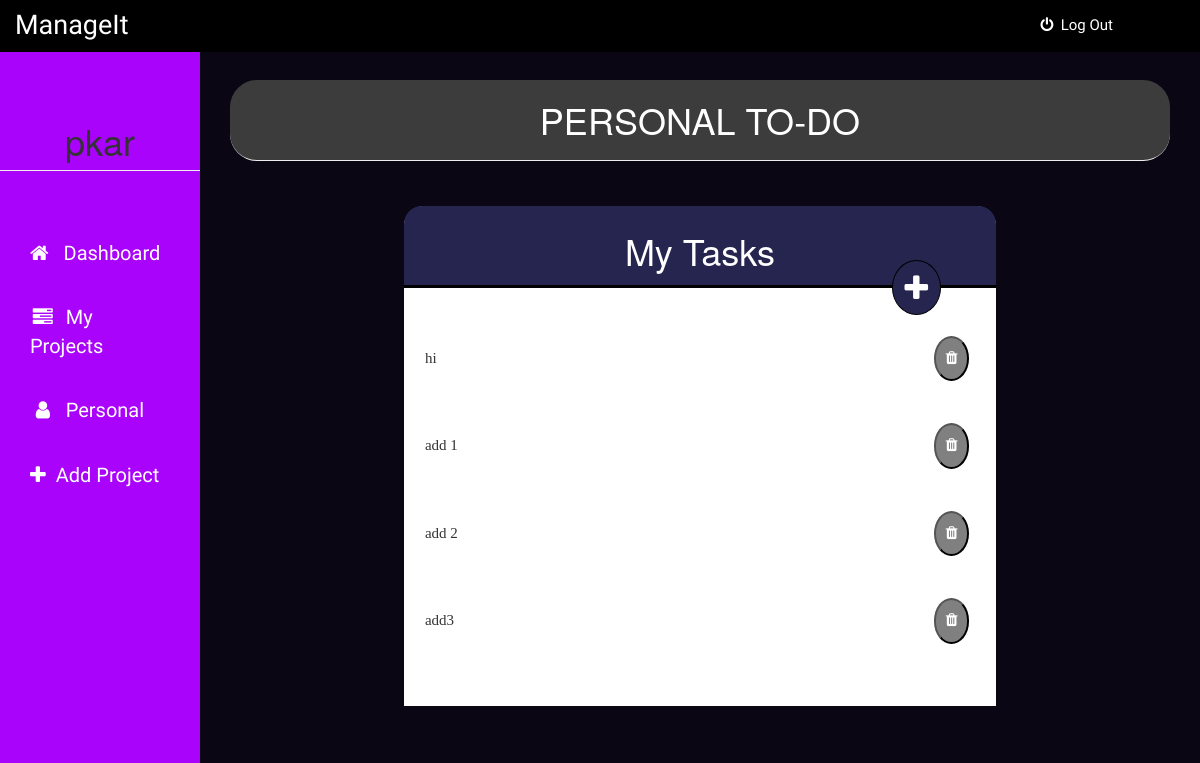
Page /personaltask (signed in) on the committed database.
### app.py (models this page shows)
class User(UserMixin, db.Model):
    id = db.Column(db.Integer, primary_key=True)
    username = db.Column(db.String(15), unique=True)
    email = db.Column(db.String(50), unique=True)
    password = db.Column(db.String(80))

class PersonalTask(UserMixin, db.Model):
    id = db.Column(db.Integer, primary_key=True)
    userid = db.Column(db.Integer)
    task = db.Column(db.String(1500))

### app.py (the view)
@app.route('/personaltask', methods=['GET', 'POST'])
@login_required
def personaltask():
    form = AddTaskForm()
    if form.task.data!=None:
        new_task = PersonalTask(userid=current_user.id, task=form.task.data)
        db.session.add(new_task)
        db.session.commit()
        flash('TASK ADDED!')
        return redirect(url_for('personaltask'))
    tasks = PersonalTask.query.filter_by(userid=current_user.id)
    return render_template('personaltask.html', tasks=tasks, form=form, name=current_user.username)

### app.py (called while the page is built)
@login_manager.user_loader
def load_user(user_id):
    return User.query.get(int(user_id))

### templates/personaltask.html (shortened to what this page needs)
{% extends "bootstrap/base.html" %}
{% import "bootstrap/wtf.html" as wtf %}
{% block styles %}
{{super()}}
<link rel="stylesheet" href="{{url_for('.static', filename='personaltask.css')}}">
<link rel="stylesheet" href="https://maxcdn.bootstrapcdn.com/font-awesome/4.7.0/css/font-awesome.min.css">
{% endblock %}
{% block content %}
    <nav class="navbar navbar-fixed-top">
      <div class="container-fluid">
        <div class="navbar-header">
          <center><h4>ManageIt</h4></center>
        </div>
        <div class="nav-con">
          <ul>
            <li><a href="{{ url_for('logout') }}"><i class="fa fa-power-off" aria-hidden="true"></i>&nbsp&nbspLog Out</a></li>
          </ul>
        </div>
      </div>
    </nav>
    <div class="container-fluid">
      <div class="row">
        <div class="col-sm-3 col-md-2 sidebar">
          <center><h1 class="page-header">{{ name }}</h1></center>
          <ul class="nav nav-sidebar">
            <li><a href="{{ url_for('dashboard') }}"><i class="fa fa-home" aria-hidden="true"></i>&nbspDashboard</a></li>
            <li><a href="{{ url_for('myproject') }}"><i class="fa fa-tasks fa-fw" aria-hidden="true"></i>My Projects</a></li>
            <li><a href="#"><i class="fa fa-user fa-fw" aria-hidden="true"></i>Personal</a></li>
            <li><a href="{{ url_for('addproject') }}"><i class="fa fa-plus" aria-hidden="true"></i>Add Project</a></li>
          </ul>
        </div>
        <div class="col-sm-9 col-sm-offset-3 col-md-10 col-md-offset-2 main">
          <center><h1 class="page-header">PERSONAL TO-DO</h1></center>
          <div class="containe">
            <div class="msg-header">
              <center><h1 >My Tasks</h1></center>
              <center><a href="#" data-toggle="modal" data-target="#staticModal"><i class="fa fa-plus" aria-hidden="true"></i></a></center>
            </div>
            <div class="msg-content">
                <table>
                  <tbody>
                    {% for t in tasks %}
                        <tr>
                          <td>{{t.task}}</td>
                          <td>
                            <form class="form-signin" method="POST" action="{{url_for('delete_task', task_id=t.id)}}">
                              <button type="submit"><i class="fa fa-trash" aria-hidden="true"></i></button>
                            </form>
                          </td>
                        </tr>
                    {% endfor %}
                  </tbody>
                </table>
            </div>
          </div>
        </div>
    </div>
{% endblock %}

### static/personaltask.css (style rules this page uses)
* { box-sizing: border-box; }
body { padding-top: 50px; background-color: #0a0614; }
.navbar-fixed-top { padding: 0px; background-color: black; }
.navbar-header { width: 100px; margin-top: 1px; margin-bottom: 0px; }
.navbar-header h4 { font-size: 27px; font-family: 'Piedra', cursive; color: white; padding: 0px; }
.nav-con { float: right; }
.nav-con ul { display: inline; list-style: none; text-decoration: none; color: white; }
.nav-con ul li { float: left; padding: 14px; }
.nav-con ul li a { text-decoration: none; color: white; font-size: 15px; font-family: 'Piedra', cursive; padding: 18px; }
.sidebar { position: fixed; top: 51px; bottom: 0; left: 0; background-color: #a903fc; margin: 0px; padding-top: 30px; padding-bottom: 30px; padding-right: 0px; padding-left: 0px; }
.nav-sidebar { margin: 0px; margin-top: 50px; }
.nav-sidebar li a { width: 100%; padding-right: 30px; padding-left: 30px; padding-top: 18px; padding-bottom: 18px; color: white; font-size: 20px; font-family: 'Piedra', cursive; }
.nav-sidebar li a i { margin-right: 10px; }
.main { padding: 30px; }
.main .page-header { margin-top: 0; background-color: rgb(60, 60, 60); padding: 20px; color: white; border-radius: 27px; }
.main .containe { height: 500px; width: 63%; border-top-left-radius: 20px; border-top-right-radius: 20px; margin: 0 auto; margin-top: 45px; background-color: white; }
.main .containe .msg-header { color: white; margin: 0px; padding: 5px; width: 100%; border-top-left-radius: 18px; border-top-right-radius: 18px; border-bottom: 3px solid black; background-color: #25254f; }
.main .containe .msg-header a { font-size: 30px; float: right; padding: 5px; padding-right: 12px; border-radius: 50%; padding-left: 12px; background: #25254f; border: 1px solid black; margin-top: -20px; margin-right: 50px; color:white; }
.main .containe .msg-content { height: 418px; overflow: auto; width: 100%; }
.main .containe .msg-content table { width: 100%; }
.main tbody tr { background-color: white; font-family: 'IBM Plex Serif', serif; }
.main tbody td { padding: 21px; font-size: 15px; text-align: left; width: 80%; }
.main tbody td button { text-decoration: none; padding: 10px; background-color: grey; color: white; font-size: 15px; border-radius: 50%; margin-left: 35px; }

### rows in the picture
User: username "pkar"
PersonalTask: task "hi"
PersonalTask: task "add 1"
PersonalTask: task "add 2"
PersonalTask: task "add3"
